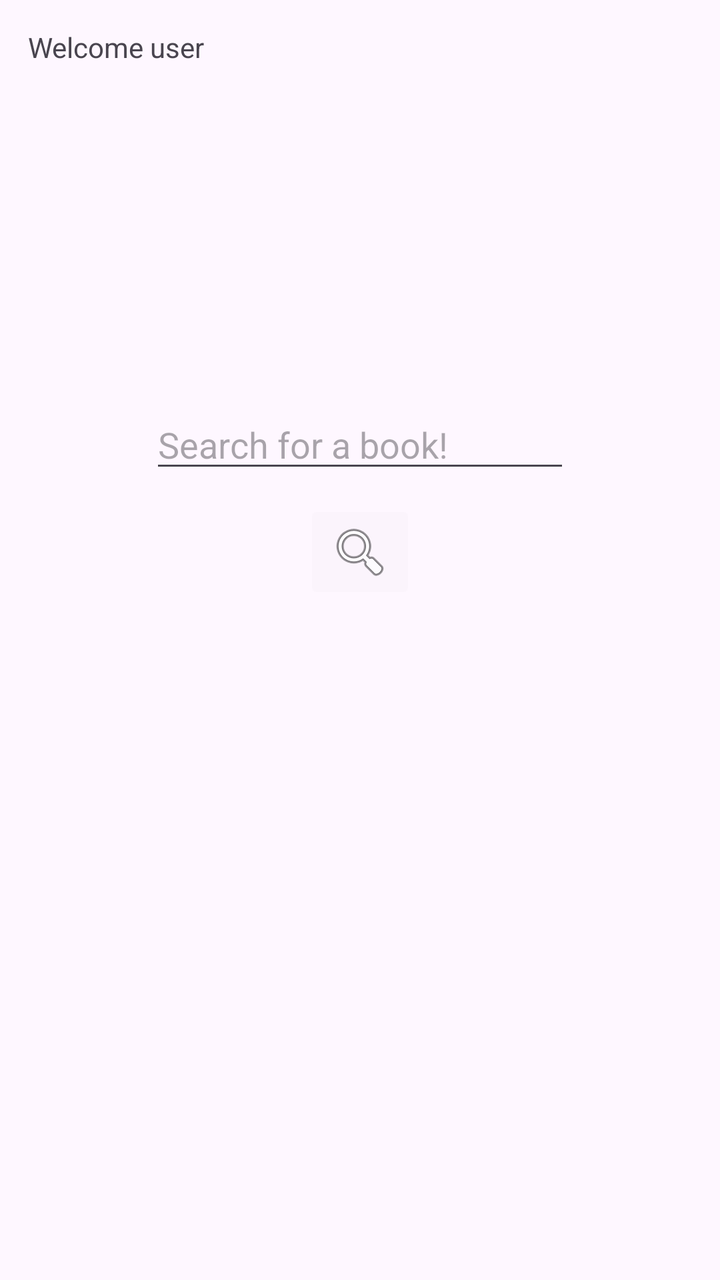
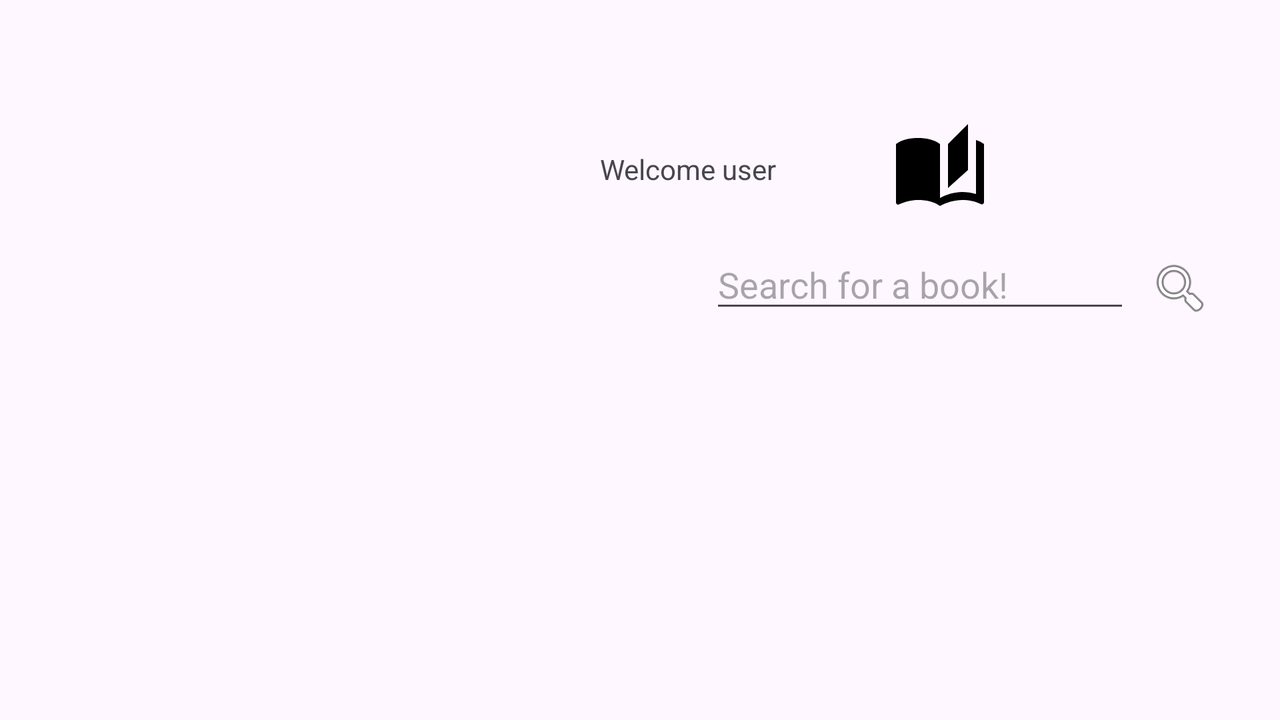

One screen, two layout resources from the same app: the default and the repository's alternative for another configuration. Each is rendered where Android would select it; the XML of both is given below.
<!-- AndroidManifest.xml: application theme Theme.ReadingBox_154479 -->
<!-- res/layout/fragment_user_home.xml -->
<?xml version="1.0" encoding="utf-8"?>
<FrameLayout xmlns:android="http://schemas.android.com/apk/res/android"
    xmlns:app="http://schemas.android.com/apk/res-auto"
    xmlns:tools="http://schemas.android.com/tools"
    android:layout_width="match_parent"
    android:layout_height="match_parent"
    tools:context=".UserHome">

    
    <TextView
        android:id="@+id/TextUserWelcome"
        android:layout_width="wrap_content"
        android:layout_height="wrap_content"

        android:layout_margin="14dp"
        android:text="Welcome user"
        android:textAlignment="viewStart" />

    <EditText
        android:id="@+id/editSearchBook"
        android:layout_width="wrap_content"
        android:layout_height="wrap_content"
        android:layout_gravity="center_horizontal"
        android:layout_marginTop="200dp"
        android:ems="10"
        android:hint="Search for a book!"
        android:inputType="text" />

    <ImageButton
        android:id="@+id/imageButtonSearch"
        android:layout_width="wrap_content"
        android:layout_height="wrap_content"
        android:layout_gravity="center_horizontal"
        android:layout_marginTop="250dp"
        android:backgroundTint="@color/cardview_shadow_end_color"
        android:src="@android:drawable/ic_menu_search" />


    <androidx.appcompat.widget.LinearLayoutCompat
        android:id="@+id/resultLayout"
        android:layout_width="match_parent"
        android:layout_height="match_parent"
        android:layout_gravity="center_horizontal">

        <TextView
            android:id="@+id/textSearchRes"
            android:layout_width="wrap_content"
            android:layout_height="wrap_content"
            android:layout_marginTop="365dp"
            android:gravity="center_horizontal"

            android:text="       "
            android:textAlignment="textStart" />

    </androidx.appcompat.widget.LinearLayoutCompat>

</FrameLayout>
<!-- resources referenced by this layout -->
<resources>
  <style name="Theme.ReadingBox_154479" parent="Base.Theme.ReadingBox_154479" />
  <style name="Base.Theme.ReadingBox_154479" parent="Theme.Material3.DayNight.NoActionBar">
          
          
      </style>
</resources>
<!-- res/layout-land/fragment_user_home.xml (the repository's variant of the layout above) -->
<!-- drawn on the phone turned sideways -->
<?xml version="1.0" encoding="utf-8"?>
<FrameLayout xmlns:android="http://schemas.android.com/apk/res/android"
    xmlns:app="http://schemas.android.com/apk/res-auto"
    xmlns:tools="http://schemas.android.com/tools"
    android:layout_width="match_parent"
    android:layout_height="match_parent"
    >

    
    <TextView
        android:id="@+id/TextUserWelcome"
        android:layout_width="wrap_content"
        android:layout_height="wrap_content"

        android:layout_marginStart="300dp"
        android:layout_marginTop="75dp"
        android:text="Welcome user"
        android:textAlignment="viewStart" />

    <EditText

        android:id="@+id/editSearchBook"
        android:layout_width="wrap_content"
        android:layout_height="wrap_content"
        android:layout_gravity="center_horizontal"
        android:layout_marginStart="140dp"
        android:layout_marginTop="120dp"
        android:ems="10"
        android:hint="Search for a book!"
        android:inputType="text" />

    <ImageButton
        android:id="@+id/imageButtonSearch"
        android:layout_width="wrap_content"
        android:layout_height="wrap_content"
        android:layout_gravity="center_horizontal"
        android:layout_marginStart="270dp"
        android:layout_marginTop="120dp"
        android:background="@drawable/circle_shape"
        android:src="@android:drawable/ic_menu_search" />


    <androidx.appcompat.widget.LinearLayoutCompat
        android:id="@+id/resultLayout"
        android:layout_width="432dp"
        android:layout_height="170dp"
        android:layout_gravity="bottom|center_horizontal"
        android:layout_marginStart="150dp"
        android:orientation="vertical">

        <androidx.recyclerview.widget.RecyclerView
            android:id="@+id/recycler_search"
            android:layout_width="match_parent"
            android:layout_height="match_parent" />


    </androidx.appcompat.widget.LinearLayoutCompat>

    <ImageView
        android:id="@+id/imageView"
        android:layout_width="wrap_content"
        android:layout_height="wrap_content"
        android:layout_gravity="center_horizontal"
        android:layout_marginLeft="150dp"
        android:layout_marginTop="60dp"
        app:srcCompat="@drawable/home_img" />

</FrameLayout>
<!-- resources referenced by the variant -->
<!-- as the phone turned sideways resolves them -->
<resources>
  <!-- drawable circle_shape (drawable) -->
  <?xml version="1.0" encoding="utf-8"?>
  <shape xmlns:android="http://schemas.android.com/apk/res/android"
  android:shape="oval">
      <solid android:color="@color/blue_gray"/>
      <size android:height="48dp" android:width="48dp"/>
  </shape>
  <!-- drawable home_img (drawable) -->
  <vector xmlns:android="http://schemas.android.com/apk/res/android" android:height="48dp" android:tint="#000000" android:viewportHeight="24" android:viewportWidth="24" android:width="48dp">
        
      <path android:fillColor="@android:color/white" android:pathData="M19,1l-5,5v11l5,-4.5L19,1zM1,6v14.65c0,0.25 0.25,0.5 0.5,0.5 0.1,0 0.15,-0.05 0.25,-0.05C3.1,20.45 5.05,20 6.5,20c1.95,0 4.05,0.4 5.5,1.5L12,6c-1.45,-1.1 -3.55,-1.5 -5.5,-1.5S2.45,4.9 1,6zM23,19.5L23,6c-0.6,-0.45 -1.25,-0.75 -2,-1v13.5c-1.1,-0.35 -2.3,-0.5 -3.5,-0.5 -1.7,0 -4.15,0.65 -5.5,1.5v2c1.35,-0.85 3.8,-1.5 5.5,-1.5 1.65,0 3.35,0.3 4.75,1.05 0.1,0.05 0.15,0.05 0.25,0.05 0.25,0 0.5,-0.25 0.5,-0.5v-1.1z"/>
      
  </vector>
  <style name="Theme.ReadingBox_154479" parent="Base.Theme.ReadingBox_154479" />
  <style name="Base.Theme.ReadingBox_154479" parent="Theme.Material3.DayNight.NoActionBar">
          
          
      </style>
</resources>
